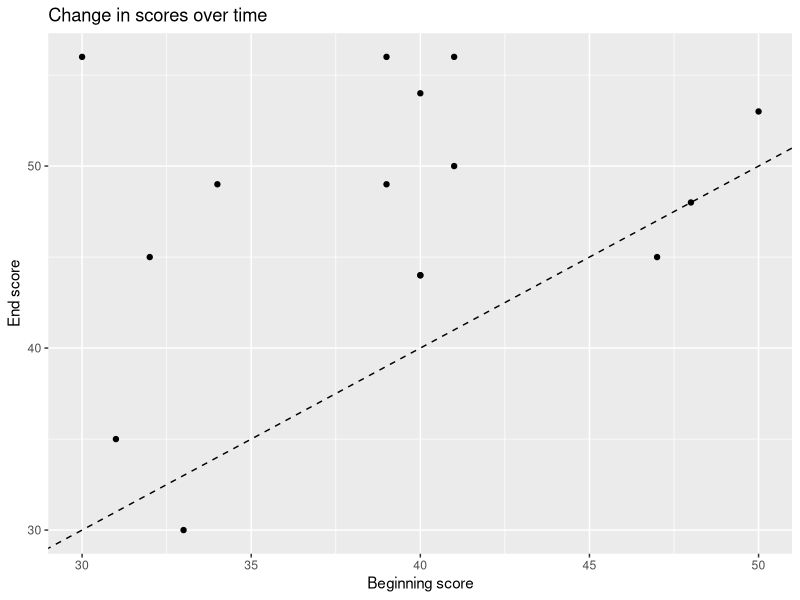
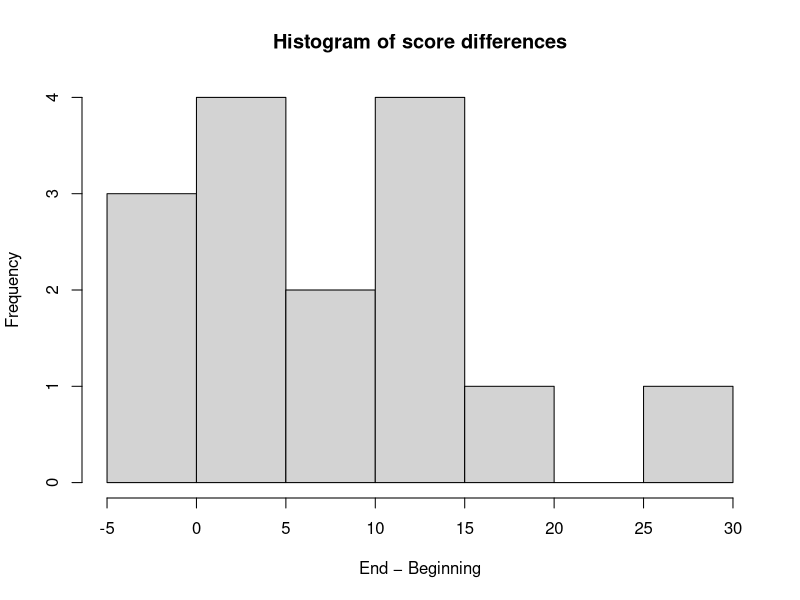
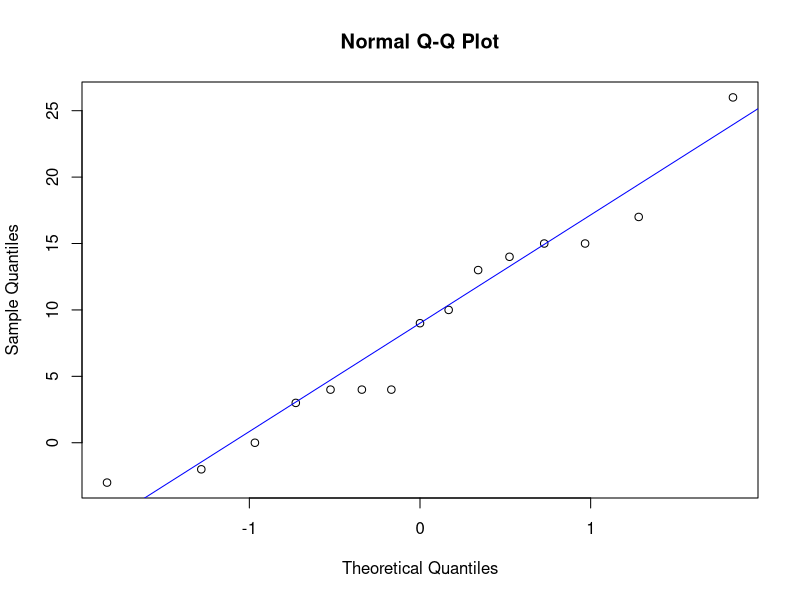

These figures' R source, in order:
#== Homework 2 =====================================
# LING10 Statistics for Linguistics
# Dartmouth College. February 7, 2026
# Aynura Erejepbaeva
#========================================================================.

#load data
library('ggplot2')

#=============================================.
# Exercise 1. 2.                             ====
# Taiwan subject  
#=============================================.

#assign the name of the file
taiwan <- read.csv("taiwan-subject-test.csv", header = TRUE)

#(a) A chart that shows the relationship that we're testing.
ggplot(taiwan, aes(x = beginningScore, y = endScore)) +
  geom_point() +
  geom_abline(slope = 1, intercept = 0, linetype = "dashed") +
  labs(x = "Beginning score", y = "End score",
       title = "Change in scores over time")

#(b) The mean and confidence interval for each of the two groups (at a confidence of 95%)
#Mean
mean_begin <- mean(taiwan$beginningScore)
mean_end   <- mean(taiwan$endScore)

#Confidence interval
t.test(taiwan$beginningScore, conf.level = 0.95)$conf.int
t.test(taiwan$endScore, conf.level = 0.95)$conf.int

#Standard deviation 
sd(taiwan$beginningScore)
sd(taiwan$endScore)

#(c) Verification of whether the data meets the assumptions of 
#the appropriate test or not (either t-test or Wilcoxon).
diff_scores <- taiwan$endScore - taiwan$beginningScore

hist(diff_scores, main = "Histogram of score differences",
     xlab = "End − Beginning")

qqnorm(diff_scores)
qqline(diff_scores, col = "blue")

shapiro.test(diff_scores)

#(d) A significance test using the appropriate test.
t_res <- t.test(taiwan$beginningScore,
                taiwan$endScore,
                paired = TRUE,
                alternative = "two.sided")

t_res
